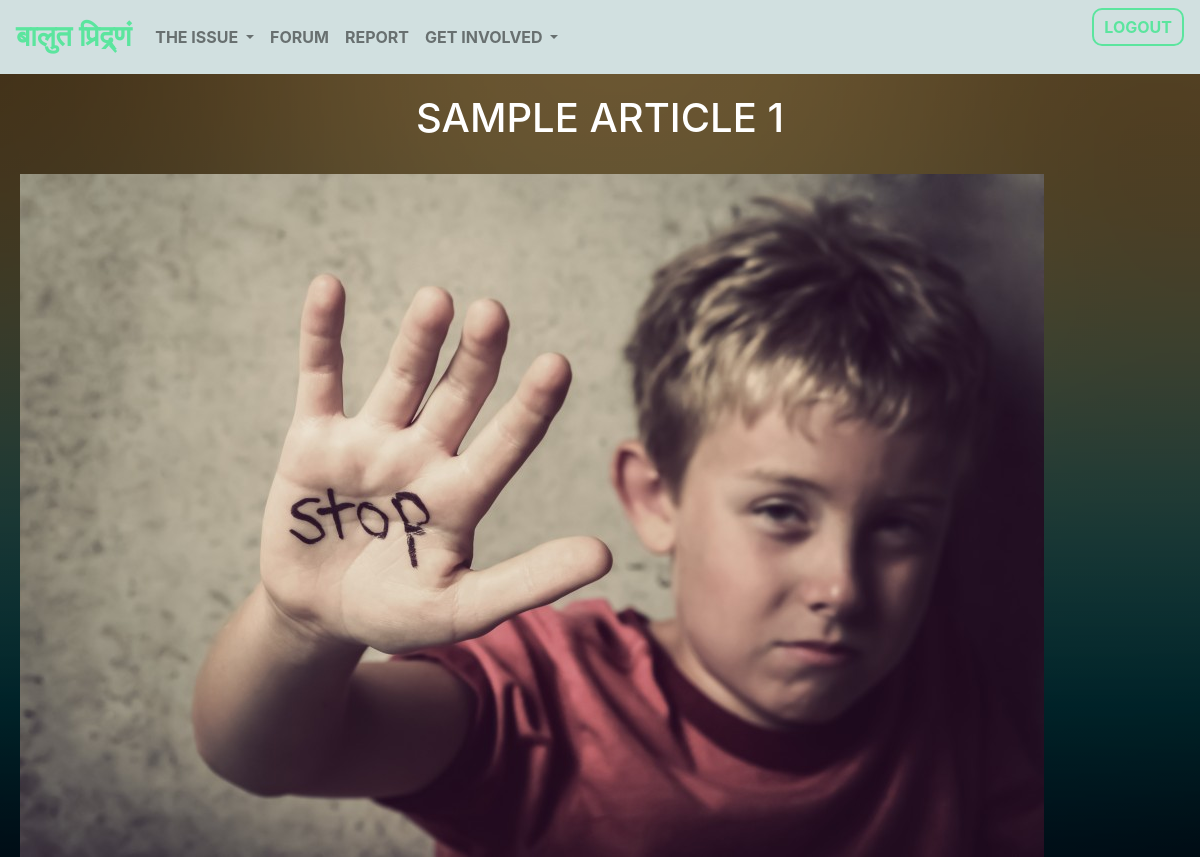
Screenshot of /article.php?id=1 with the database file from the repository.
### tables this page shows
CREATE TABLE `upload` (
  `id` int(11) NOT NULL,
  `field` text NOT NULL,
  `img` text NOT NULL,
  `text` text NOT NULL,
  `title` text NOT NULL
);

### article.php (the view, shortened to what this page needs)
<?php
    $link = mysqli_connect("shareddb-g.hosting.stackcp.net","kindersalvation-32379e2b", "password98@", "kindersalvation-32379e2b");
    $query = "SELECT * FROM `upload` WHERE `id` = '".mysqli_real_escape_string($link, $_GET['id'])."'";
    $row = mysqli_fetch_array(mysqli_query($link, $query));
?>
<!doctype html>
<html lang="en">
  <head>
    <link rel="stylesheet" href="https://maxcdn.bootstrapcdn.com/bootstrap/4.0.0/css/bootstrap.min.css">
  </head>
  <body class="bg">
    <nav class="navbar navbar-expand-lg navbar-light navbar-custom">
      <a class="navbar-brand" href="profile" style="color: #5BE59E;">बालुत प्रिद्र्णं</a>
      <div class="collapse navbar-collapse" id="navbarSupportedContent">
        <ul class="navbar-nav mr-auto">
          <li class="nav-item dropdown">
            <a class="nav-link dropdown-toggle" href="#" id="navbarDropdown" role="button" data-toggle="dropdown" aria-haspopup="true" aria-expanded="false">
              THE ISSUE
            </a>
          </li>
          <li class="nav-item">
            <a class="nav-link" href="forum">FORUM</a>
          </li>
          <li class="nav-item">
            <a class="nav-link" href="complaints">REPORT</a>
          </li>
          <li class="nav-item dropdown">
            <a class="nav-link dropdown-toggle" href="#" id="navbarDropdown" role="button" data-toggle="dropdown" aria-haspopup="true" aria-expanded="false">
              GET INVOLVED
            </a>
          </li>
        </ul>
      </div>
        <form method="post">
            <button id="submit" name="logout">LOGOUT</button>
        </form>
    </nav>
      <h1 style="text-align:center;margin-top:20px;color: white;"><?php echo strtoupper($row['title']); ?></h1><br>
      <div id="article" style="color: white; margin-left: 20px;">
        <?php
          if($row['text'] == "") {
              $image = "images/media/".$row['img'];
              echo "<img src='$image'>";
          }
        ?>
      </div>
  </body>
</html>

### article.php (style rules this page uses)
.navbar-brand { font-size: 180%; font-weight: bold; font-family: 'Martel', serif; }
.nav-link { font-weight: bold; }
.navbar-custom { background-color: #d1e0e0; }
.bg { background:linear-gradient( rgba(0, 0, 0, 0.5), rgba(0, 0, 0, 0.5) ), url(images/zeIVk.png); background-size: cover; }
#submit { background: none; border: 2px solid #5BE59E; padding: 5px 10px; color: #5BE59E; font-weight: bold; margin-bottom: 20px; border-radius: 10px; }

### rows the page displays
upload: title "SAMPLE ARTICLE 1", img (picture)
